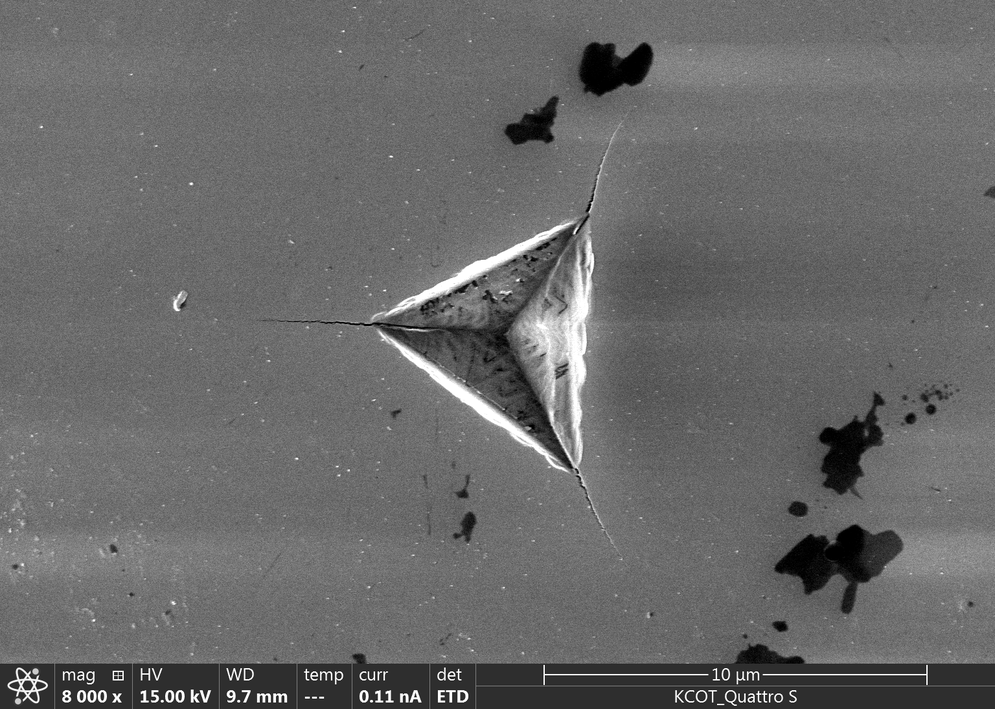
#> input picture dataset/images_png/sem_03.png, 995 x 709 px, shrunk from 1536 x 1094 before the run
$ python measure_cracks.py --image dataset/images_png/sem_03.png
#> lines starting #> are read from the running program, lines starting #| are printed output that depends on the picture; after the words box and inside, x2 and y2 are one past the last pixel; in counts of white or black regions, pixels touching at a corner belong together
# measure_cracks.py  (Raycasting + peak picking, length cap)
# -----------------------------------------------------------------------------
# 예시:
#   python -u measure_cracks.py --image sem_03.png --scale_um 10 --bar_px 87 --max_um 12 --out outputs/annotated.png
#   python -u measure_cracks.py --image sem_03.png --um_per_px 0.11494 --max_um 12 --out outputs/annotated.png
#   python -u measure_cracks.py --image sem_03.png --scale_um 10 --bar_px 87 --center "620,470" --out outputs/annotated.png
# -----------------------------------------------------------------------------

import os, cv2, numpy as np
from math import atan2, degrees, cos, sin, hypot
from collections import Counter

# ---------- I/O ----------
def imread_unicode(path):
#> called with path = 'dataset/images_png/sem_03.png'
    path = os.path.abspath(path)
    data = np.fromfile(path, dtype=np.uint8)
    return cv2.imdecode(data, cv2.IMREAD_COLOR)
#> returned value is the input picture: shape (709, 995, 3); min 0, max 255, mean 105.1

# [4 lines left out: function imwrite_unicode, not called in this run]

# ---------- Scale bar detection (robust) ----------
def auto_scale_bar_width_px(gray, bottom_frac=0.25):
#> called with bottom_frac = 0.25
    h, w = gray.shape
#> h = 709; w = 995
    y0 = int(h*(1-bottom_frac))
#> y0 = 531
    crop = gray[y0:, :]
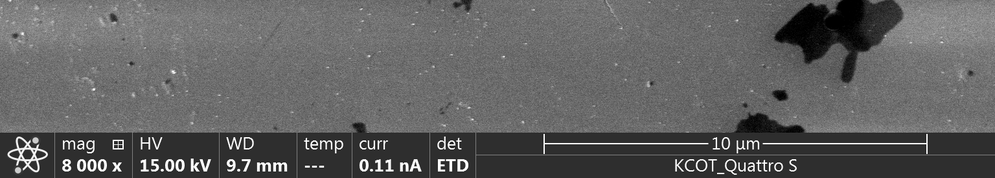
#> crop: shape (178, 995); min 0, max 255, mean 96.5
    crop_eq = cv2.equalizeHist(crop)
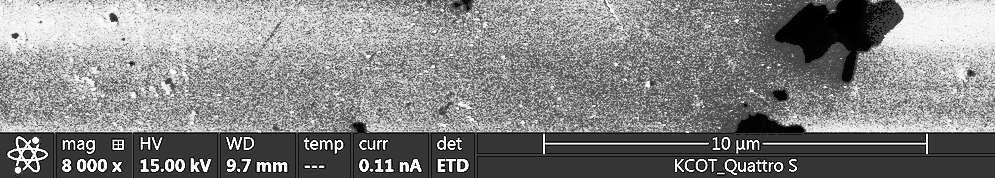
#> crop_eq: shape (178, 995); min 0, max 255, mean 131.5
    _, th = cv2.threshold(crop_eq, 220, 255, cv2.THRESH_BINARY)
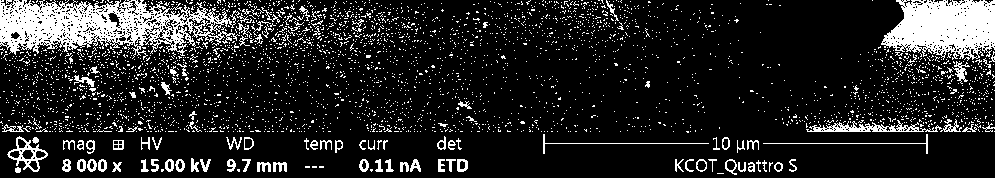
#> th: shape (178, 995); 14.4% white; 3379 white regions (3275 under 20 px), largest, box (x1, y1, x2, y2) and area: (0, 0, 249, 60) 7307, (881, 0, 995, 61) 4913, (806, 120, 942, 132) 673
    th = cv2.morphologyEx(th, cv2.MORPH_CLOSE,
                          cv2.getStructuringElement(cv2.MORPH_RECT, (25,5)), 2)
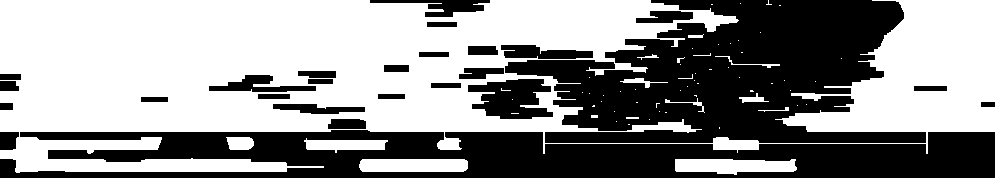
#> th: shape (178, 995); 56.8% white; 26 black regions
    cnts, _ = cv2.findContours(th, cv2.RETR_EXTERNAL, cv2.CHAIN_APPROX_SIMPLE)
#> cnts = 62 contours, 52 with area under 20; largest, box (x1, y1, x2, y2) and area: (0, 0, 995, 173) 100622, (675, 159, 797, 175) 1394, (359, 159, 468, 172) 1276, (304, 138, 388, 153) 714, (226, 137, 254, 150) 284

    best, best_score = None, -1
    for c in cnts:
        x,y,wc,hc = cv2.boundingRect(c)
        y_abs = y + y0
        area = wc*hc
        aspect = wc/max(hc,1)
        if (y_abs > h*0.82 and hc < 0.08*h and aspect > 12 and wc > 0.10*w and area > (w*h)*0.0005):
            score = wc*aspect
            if score > best_score:
                best_score = score
                best = (x, y_abs, wc, hc)
#> this loop made 62 passes
#> (x, y, wc, hc, y_abs, area, aspect) on passes 1, 2, 3, 4, 14, 18, 21, 24, 38, 41, 47, 48: (675, 159, 122, 16, 690, 1952, 7.62), (359, 159, 109, 13, 690, 1417, 8.38), (304, 138, 84, 15, 669, 1260, 5.6), (226, 137, 28, 13, 668, 364, 2.15), (758, 107, 31, 5, 638, 155, 6.2), (656, 103, 4, 5, 634, 20, 0.8), (665, 98, 40, 15, 629, 600, 2.67), (739, 93, 30, 10, 624, 300, 3), (620, 78, 48, 10, 609, 480, 4.8), (678, 74, 15, 5, 605, 75, 3), (677, 57, 8, 6, 588, 48, 1.33), (715, 56, 65, 12, 587, 780, 5.42)
#> (c, x, y, wc, hc, y_abs, area, aspect) on passes 9 to 10: ([[626, 117], [626, 118], [638, 118], [638, 117]], 626, 117, 13, 2, 648, 26, 6.5), ([[591, 115], [591, 117], [597, 117], [597, 115]], 591, 115, 7, 3, 646, 21, 2.33)
#> after the loop, best_score = -1
    if not best:
        # fallback: hough long horizontal
        y0 = int(h*(1-bottom_frac))
        crop = gray[y0:, :]
        edges = cv2.Canny(cv2.equalizeHist(crop), 50, 150)
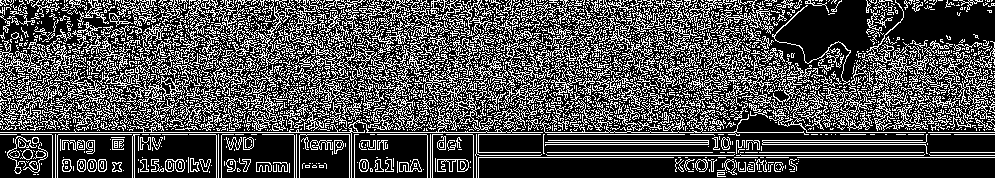
#> edges: shape (178, 995); 30.3% white in thin lines or dots
        lines = cv2.HoughLinesP(edges, 1, np.pi/180, 80, int(0.08*w), 8)
#> lines = 118 rows, first 6: [0, 132, 350, 132], [547, 134, 684, 134], [766, 157, 788, 157], [762, 140, 922, 140], [365, 51, 373, 51], [741, 155, 923, 155]
        if lines is None: raise RuntimeError("스케일바 자동 검출 실패")
        best_len, best = -1, None
        for x1,y1,x2,y2 in lines[:,0,:]:
            ang = abs(degrees(np.arctan2(y2-y1, x2-x1))); ang = min(ang, 180-ang)
            L = hypot(x2-x1, y2-y1); ymid = (y1+y2)/2 + y0
            if ang < 5 and ymid > h*0.82 and L > best_len:
                best_len, best = L, (min(x1,x2), min(y1,y2)+y0, abs(x2-x1), max(abs(y2-y1),3))
#> this loop made 118 passes
#> (x1, y1, x2, y2, ang, L, ymid, best_len) on pass 1: (0, 132, 350, 132, 0, 350, 663, 350)
#> (x1, y1, x2, y2, ang, L, ymid) on passes 2 to 7: (547, 134, 684, 134, 0, 137, 665), (766, 157, 788, 157, 0, 22, 688), (762, 140, 922, 140, 0, 160, 671), (365, 51, 373, 51, 0, 8, 582), (741, 155, 923, 155, 0, 182, 686), (547, 152, 712, 152, 0, 165, 683)
#> after the loop, best_len = 350
        if best is None: raise RuntimeError("스케일바 자동 검출 실패")
        return int(round(best_len)), best
    x,y,wc,hc = best
    return wc, (x,y,wc,hc)

# ---------- Center estimation via line-intersection votes ----------
# [4 lines left out: function lines_from_hough, not called in this run]

def line_params(seg):
    x1,y1,x2,y2 = seg; return (y1-y2, x2-x1, x1*y2 - x2*y1)

# [71 lines left out: functions intersection, estimate_center_via_votes, raycast_three_branches, not called in this run]

# ---------- Main ----------
def run(image_path, scale_um=None, out_path=None,
        bar_px_override=None, um_per_px_override=None,
        center_override=None, max_um=None, max_radius_px=None):
    img = imread_unicode(image_path); assert img is not None, f"이미지를 못 읽었습니다: {image_path}"
    gray = cv2.cvtColor(img, cv2.COLOR_BGR2GRAY)

    # scale
    if um_per_px_override is not None:
        um_per_px = float(um_per_px_override); bar_px = None; bar_bbox = None
    elif bar_px_override is not None:
        assert scale_um is not None, "--bar_px 사용 시 --scale_um 필요"
        bar_px = float(bar_px_override); bar_bbox = None; um_per_px = float(scale_um)/bar_px
    else:
        bar_px, bar_bbox = auto_scale_bar_width_px(gray)
#> bar_px = 350; bar_bbox = (0, 663, 350, 3)
#> (the run stopped early here; a loop or call above may not have finished)

$ run again, with dataset/images_png/sem_02.png copied over dataset/images_png/sem_03.png
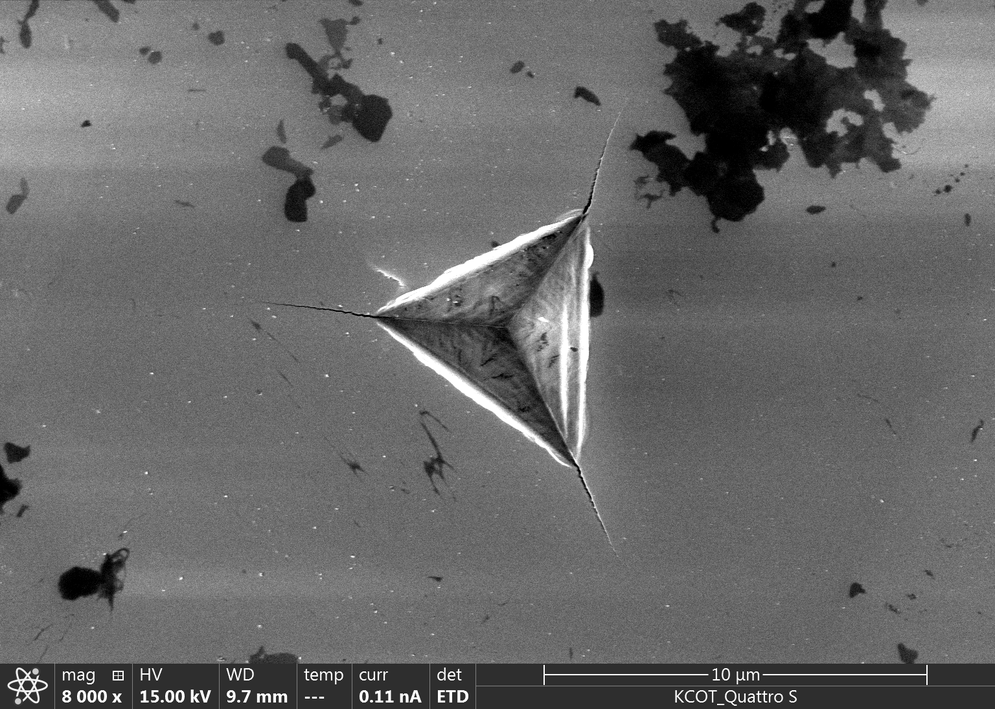
#> input picture dataset/images_png/sem_02.png, 995 x 709 px, shrunk from 1536 x 1094 before the run
#> in imread_unicode, returned value is the input picture: shape (709, 995, 3); min 0, max 255, mean 104.1
#> in auto_scale_bar_width_px, `th = cv2.morphologyEx(th, cv2.MORPH_CLOSE, cv2.getStructuringElement(c..`:
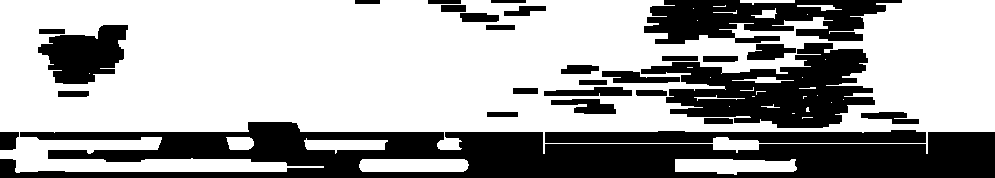
#> th: shape (178, 995); 64.5% white; 28 black regions
#> cnts = 13 contours, 5 with area under 20; largest, box (x1, y1, x2, y2) and area: (0, 0, 995, 173) 131612, (675, 159, 797, 175) 1395, (359, 159, 469, 172) 1278, (304, 138, 388, 154) 720, (226, 137, 254, 150) 284, (740, 0, 795, 5) 111, (751, 8, 777, 19) 104, (797, 5, 842, 11) 78
#> the loop in auto_scale_bar_width_px, `for c in cnts:` made 13 passes
#> (x, y, wc, hc, y_abs, area, aspect) on passes 1, 2, 3, 4, 7, 8, 10, 12: (675, 159, 122, 16, 690, 1952, 7.62), (359, 159, 110, 13, 690, 1430, 8.46), (304, 138, 84, 16, 669, 1344, 5.25), (226, 137, 28, 13, 668, 364, 2.15), (713, 10, 24, 4, 541, 96, 6), (751, 8, 26, 11, 539, 286, 2.36), (797, 5, 45, 6, 536, 270, 7.5), (740, 0, 55, 5, 531, 275, 11)
#> after the loop in auto_scale_bar_width_px, `for c in cnts:`: best_score = -1
#> in auto_scale_bar_width_px, `edges = cv2.Canny(cv2.equalizeHist(crop), 50, 150)`:
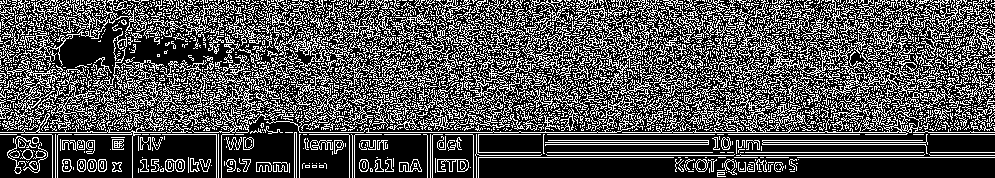
#> edges: shape (178, 995); 31.5% white in thin lines or dots
#> lines = 110 rows, first 6: [547, 134, 714, 134], [25, 132, 35, 132], [38, 132, 90, 132], [547, 152, 712, 152], [741, 155, 923, 155], [797, 157, 994, 157]
#> the loop in auto_scale_bar_width_px, `for x1,y1,x2,y2 in lines[:,0,:]:` made 110 passes
#> (x1, y1, x2, y2, ang, L, ymid, best_len) on passes 1, 5, 6: (547, 134, 714, 134, 0, 167, 665, 167), (741, 155, 923, 155, 0, 182, 686, 182), (797, 157, 994, 157, 0, 197, 688, 197)
#> after the loop in auto_scale_bar_width_px, `for x1,y1,x2,y2 in lines[:,0,:]:`: best_len = 197
#> bar_bbox = (797, 688, 197, 3)

$ run again, with dataset/images_png/sem_04.png copied over dataset/images_png/sem_03.png
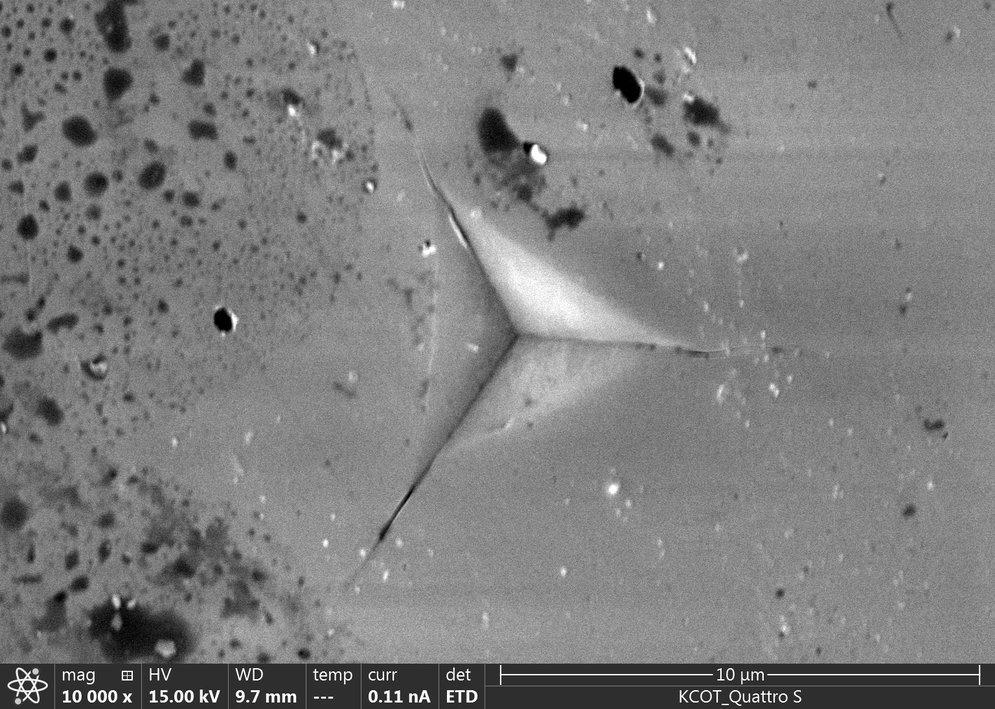
#> input picture dataset/images_png/sem_04.png, 995 x 709 px, shrunk from 1536 x 1094 before the run
#> in imread_unicode, returned value is the input picture: shape (709, 995, 3); min 0, max 255, mean 126
#> in auto_scale_bar_width_px, `th = cv2.morphologyEx(th, cv2.MORPH_CLOSE, cv2.getStructuringElement(c..`:
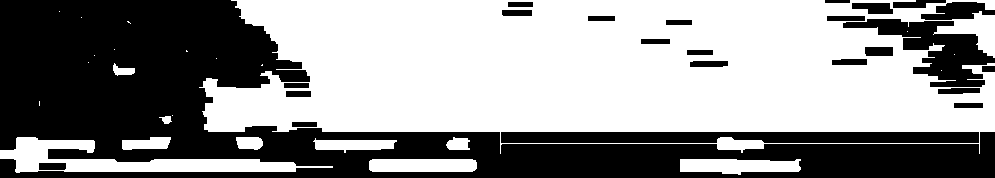
#> th: shape (178, 995); 56.8% white; 24 black regions
#> cnts = 24 contours, 14 with area under 20; largest, box (x1, y1, x2, y2) and area: (199, 0, 995, 154) 97369, (0, 137, 333, 173) 4344, (680, 159, 801, 175) 1382, (369, 159, 477, 172) 1268, (313, 138, 397, 153) 701
#> the loop in auto_scale_bar_width_px, `for c in cnts:` made 24 passes
#> (x, y, wc, hc, y_abs, area, aspect) on passes 1 to 8: (680, 159, 121, 16, 690, 1936, 7.56), (369, 159, 108, 13, 690, 1404, 8.31), (313, 138, 84, 15, 669, 1260, 5.6), (446, 137, 24, 13, 668, 312, 1.85), (236, 137, 27, 13, 668, 351, 2.08), (122, 137, 49, 13, 668, 637, 3.77), (0, 137, 333, 36, 668, 11988, 9.25), (159, 116, 13, 8, 647, 104, 1.62)
#> after the loop in auto_scale_bar_width_px, `for c in cnts:`: best_score = -1
#> in auto_scale_bar_width_px, `edges = cv2.Canny(cv2.equalizeHist(crop), 50, 150)`:
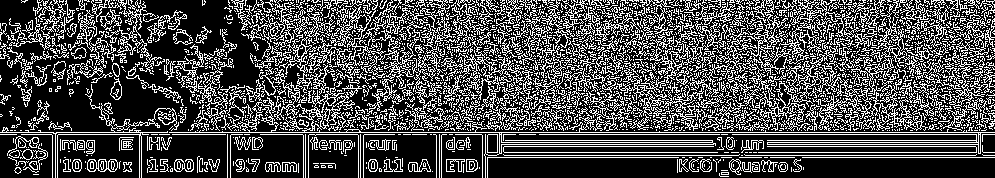
#> edges: shape (178, 995); 29.6% white in thin lines or dots
#> lines = 82 rows, first 6: [56, 132, 167, 132], [732, 134, 976, 134], [505, 140, 712, 140], [504, 152, 717, 152], [501, 142, 712, 142], [767, 144, 978, 144]
#> the loop in auto_scale_bar_width_px, `for x1,y1,x2,y2 in lines[:,0,:]:` made 82 passes
#> (x1, y1, x2, y2, ang, L, ymid, best_len) on passes 1, 2, 11: (56, 132, 167, 132, 0, 111, 663, 111), (732, 134, 976, 134, 0, 244, 665, 244), (169, 132, 962, 132, 0, 793, 663, 793)
#> after the loop in auto_scale_bar_width_px, `for x1,y1,x2,y2 in lines[:,0,:]:`: best_len = 793
#> bar_bbox = (169, 663, 793, 3)
